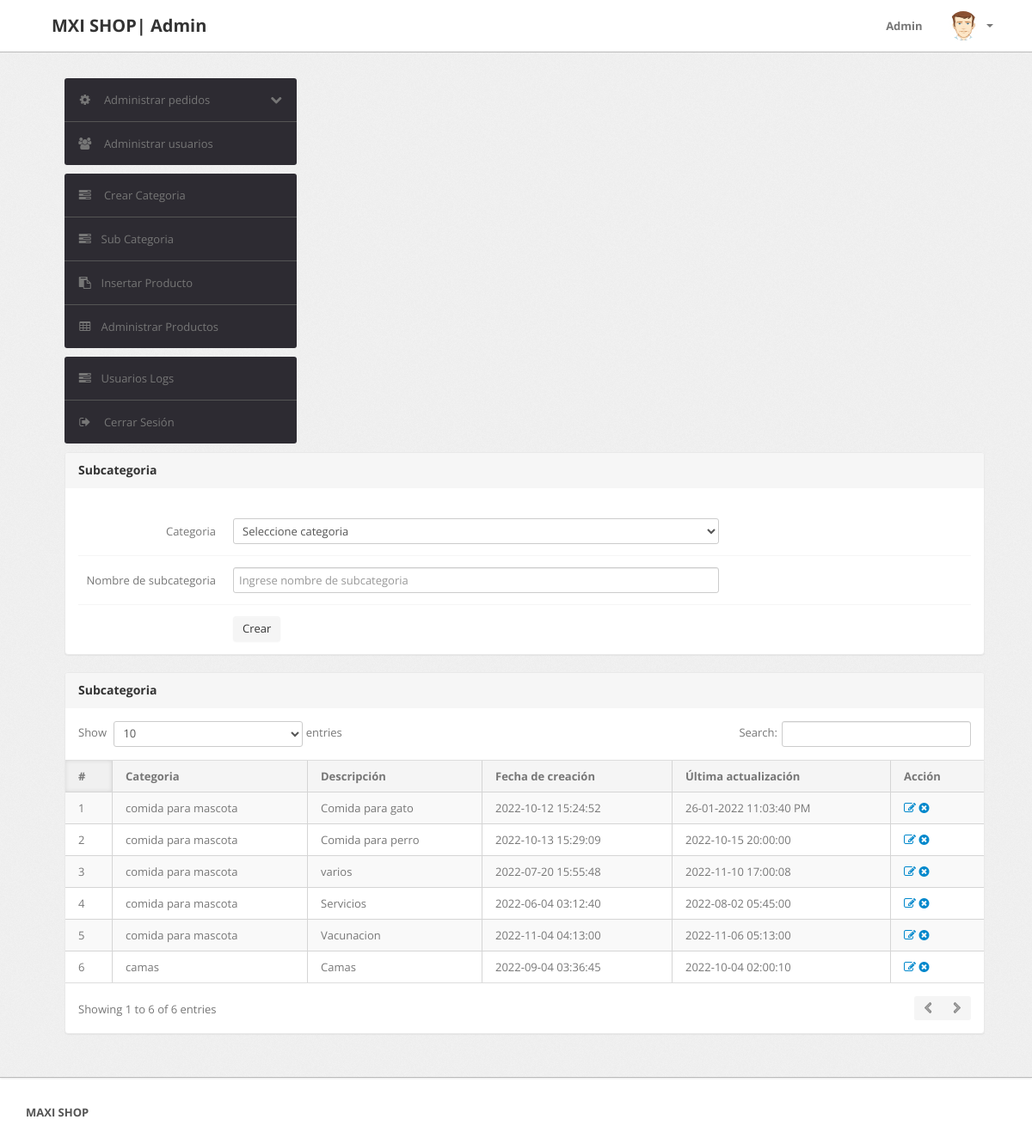
Page /admin/subcategory.php (signed in) on the committed database.
### tables this page shows
CREATE TABLE `subcategory` (
  `id` int(11) NOT NULL,
  `categoryid` int(11) DEFAULT NULL,
  `subcategory` varchar(255) DEFAULT NULL,
  `creationDate` timestamp NULL DEFAULT current_timestamp(),
  `updationDate` varchar(255) DEFAULT NULL
);

CREATE TABLE `category` (
  `id` int(11) NOT NULL,
  `categoryName` varchar(255) DEFAULT NULL,
  `categoryDescription` longtext DEFAULT NULL,
  `creationDate` timestamp NOT NULL DEFAULT current_timestamp(),
  `updationDate` varchar(255) DEFAULT NULL
);

### admin/subcategory.php (the view, shortened to what this page needs)
<?php
include('include/config.php');
if(strlen($_SESSION['alogin'])==0)
	{
header('location:index.php');
}
else{
?>
<!DOCTYPE html>
<html lang="es">
<head>
	<link type="text/css" href="bootstrap/css/bootstrap.min.css" rel="stylesheet">
	<link type="text/css" href="bootstrap/css/bootstrap-responsive.min.css" rel="stylesheet">
	<link type="text/css" href="css/theme.css" rel="stylesheet">
	<link type="text/css" href="images/icons/css/font-awesome.css" rel="stylesheet">
</head>
<body>
<?php include('include/header.php');?>
	<div class="wrapper">
		<div class="container">
			<div class="row">
<?php include('include/sidebar.php');?>
			<div class="span11">
					<div class="content">
						<div class="module">
							<div class="module-head">
								<h3>Subcategoria</h3>
							</div>
							<div class="module-body">
									<br />
			<form class="form-horizontal row-fluid" name="subcategory" method="post" >
<div class="control-group">
<label class="control-label" for="basicinput">Categoria</label>
<div class="controls">
<select name="category" class="span8 tip" required>
<option value="">Seleccione categoria</option>
</select>
</div>
</div>
<div class="control-group">
<label class="control-label" for="basicinput">Nombre de subcategoria</label>
<div class="controls">
<input type="text" placeholder="Ingrese nombre de subcategoria"  name="subcategory" class="span8 tip" required>
</div>
</div>
	<div class="control-group">
											<div class="controls">
												<button type="submit" name="submit" class="btn">Crear</button>
											</div>
										</div>
									</form>
							</div>
						</div>
	<div class="module">
							<div class="module-head">
								<h3>Subcategoria</h3>
							</div>
							<div class="module-body table">
								<table cellpadding="0" cellspacing="0" border="0" class="datatable-1 table table-bordered table-striped	 display" width="100%">
									<thead>
										<tr>
											<th>#</th>
											<th>Categoria</th>
											<th>Descripción</th>
											<th>Fecha de creación</th>
											<th>Última actualización</th>
											<th>Acción</th>
										</tr>
									</thead>
									<tbody>
<?php $query=mysqli_query($con,"select subcategory.id,category.categoryName,subcategory.subcategory,subcategory.creationDate,subcategory.updationDate from subcategory join category on category.id=subcategory.categoryid");
$cnt=1;
while($row=mysqli_fetch_array($query))
{
?>
										<tr>
											<td><?php echo htmlentities($cnt);?></td>
											<td><?php echo htmlentities($row['categoryName']);?></td>
											<td><?php echo htmlentities($row['subcategory']);?></td>
											<td> <?php echo htmlentities($row['creationDate']);?></td>
											<td><?php echo htmlentities($row['updationDate']);?></td>
											<td>
											<a href="edit-subcategory.php?id=<?php echo $row['id']?>" ><i class="icon-edit"></i></a>
											<a href="subcategory.php?id=<?php echo $row['id']?>&del=delete" onClick="return confirm('¿Está seguro de eliminar el registro?')"><i class="icon-remove-sign"></i></a></td>
										</tr>
										<?php $cnt=$cnt+1; } ?>
								</table>
							</div>
						</div>
					</div>
				</div>
			</div>
		</div>
	</div>
<?php include('include/footer.php');?>
</body>
<?php } ?>

### rows in the picture
subcategory: categoryid.categoryName "comida para mascota", subcategory "Comida para gato", creationDate "2022-10-12 15:24:52", updationDate "26-01-2022 11:03:40 PM"
subcategory: categoryid.categoryName "comida para mascota", subcategory "Comida para perro", creationDate "2022-10-13 15:29:09", updationDate "2022-10-15 20:00:00"
subcategory: categoryid.categoryName "comida para mascota", subcategory "varios", creationDate "2022-07-20 15:55:48", updationDate "2022-11-10 17:00:08"
subcategory: categoryid.categoryName "comida para mascota", subcategory "Servicios", creationDate "2022-06-04 03:12:40", updationDate "2022-08-02 05:45:00"
subcategory: categoryid.categoryName "comida para mascota", subcategory "Vacunacion", creationDate "2022-11-04 04:13:00", updationDate "2022-11-06 05:13:00"
subcategory: categoryid.categoryName "camas", subcategory "Camas", creationDate "2022-09-04 03:36:45", updationDate "2022-10-04 02:00:10"
